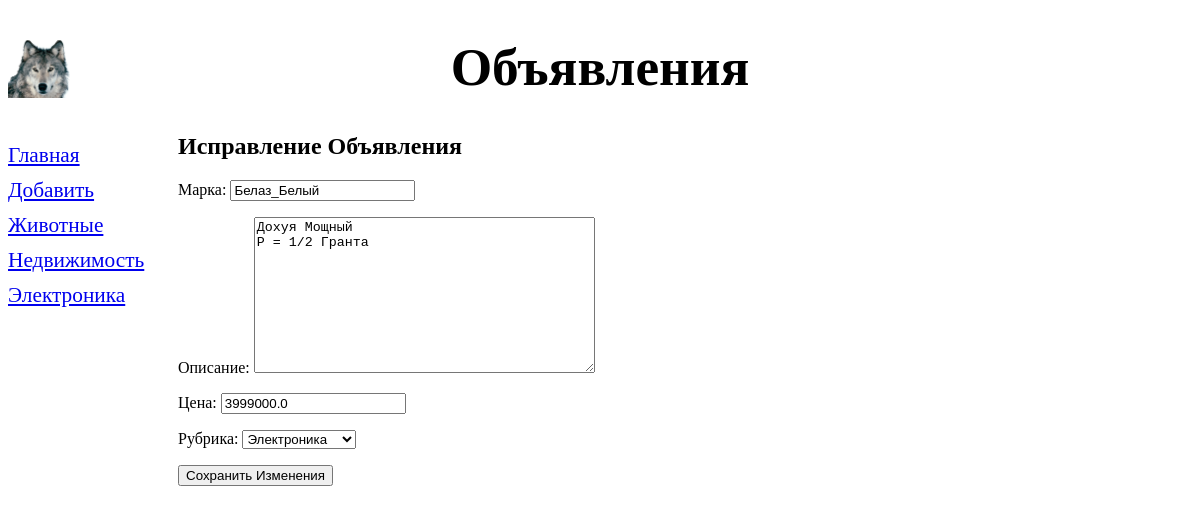
/board/edit/2/, run on the app's committed database.
### DJANGO_SIMPLE/apps/board/models.py (models this page shows)
class Rubric(models.Model):
    name = models.CharField(max_length=20, db_index=True, verbose_name='Название')
    def __str__(self):
        return self.name
    class Meta:
        verbose_name_plural = 'Рубрики'
        verbose_name = 'Рубрика'
        ordering = ['name']

class Poster(models.Model):
    name = models.CharField(max_length=20, verbose_name='Марка')
    about = models.TextField(null=True, blank=True, verbose_name='Описание')
    price = models.FloatField(null=True, blank=True, verbose_name='Цена')
    published = models.DateTimeField(auto_now_add=True, db_index=True, verbose_name='Опубликовано')
    rubric = models.ForeignKey('Rubric', null=True, on_delete=models.PROTECT, verbose_name='Рубрика')
    class Meta:
        verbose_name_plural = 'Объявления'
        verbose_name = 'Объявление'
        ordering = ['-published']

### DJANGO_SIMPLE/apps/board/views.py (the view)
# urls.py: path('edit/<int:pk>/', PosterEditView.as_view(), name='edit'),
class PosterEditView(UpdateView):
    model = Poster
    form_class = PosterForm
    success_url = '/board/' # Перенаправляем на главную после внесения изменений
    def get_context_data(self, *args, **kwargs):
        context = super().get_context_data(*args, **kwargs)
        context['rubrics'] = Rubric.objects.all()
        return context

### DJANGO_SIMPLE/apps/board/forms.py
class PosterForm(ModelForm):
    class Meta:
        model  = Poster
        fields = ('name', 'about', 'price', 'rubric')

### DJANGO_SIMPLE/apps/board/templates/board/poster_form.html (shortened to what this page needs)
{% extends "layout/basic.html" %}
{% block content %}
<h2> Исправление Объявления</h2>
<form method="POST">
    {{ form.as_p }}
    <input type="submit" value="Сохранить Изменения">
</form>
{% endblock %}

### DJANGO_SIMPLE/apps/board/templates/layout/basic.html (shortened to what this page needs)
{% load static %}
<!DOCTYPE html>
<html lang="en">
<head>
    <link rel="stylesheet" type="text/css" href="{% static 'board/style.css' %}">
</head>
<body>
    <header>
        <h1> Объявления </h1>
    </header>
    <nav>
        <a href="{% url 'index' %}">Главная</a>
        <a href="{% url 'add' %}">Добавить</a>
        {% for rubric in rubrics %}
        <a href="{% url 'by_rubric' rubric.pk %}"> {{ rubric.name }}</a>
        {% endfor %}
    </nav>
    <section>
        {% block content %}
        {% endblock %}
    </section>
</body>
</html>

### DJANGO_SIMPLE/apps/board/static/board/style.css (style rules this page uses)
header h1 { font-size: 40pt; text-transformation: uppercase; text-align: center; background: url("wolf.png") left / auto 100% no-repeat; }
nav { font-size: 16pt; width: 150px; float: left; }
nav a { display: block; margin: 10px 0px; }
section { margin-left: 170px; }

### data on the page
Rubric: name "Животные"
Rubric: name "Недвижимость"
Rubric: name "Электроника"
Poster: name "Белаз_Белый", about "Дохуя Мощный P = 1/2 Гранта", price "3999000.0", rubric "Электроника"
